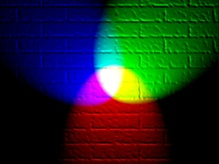
#> input picture MODULE 2/rgb.jpeg, 219 x 164 px, shrunk from 400 x 300 before the run, found by its file name
$ python rgb_is_diffrent_drom_bgr.py
#> lines starting #> are read from the running program, lines starting #| are printed output that depends on the picture
# -*- coding: utf-8 -*-
"""RGB IS DIFFRENT DROM BGR.ipynb

Automatically generated by Colab.

Original file is located at
    https://colab.research.google.com/drive/1AaQwL0rVD5Y_BomfqiQo7gu9zVi_rOWp
"""

import cv2 as cv

import numpy as np

import matplotlib.pyplot as plt

"""# Loading the image"""

img=cv.imread('/content/rgb.jpeg')
#> img is the input picture: shape (164, 219, 3); mean B, G, R 37.9, 42.1, 30.4


plt.imshow(img)


"""# CONVERT BGR TO RGB"""

img=cv.cvtColor(img,cv.COLOR_BGR2RGB)

plt.imshow(img)

img=cv.cvtColor(img,cv.COLOR_RGB2BGR)

plt.imshow(img)

img=cv.cvtColor(img,cv.COLOR_BGR2RGB)

plt.imshow(img)

img=cv.cvtColor(img,cv.COLOR_BGR2RGB)

plt.imshow(img)

img=cv.cvtColor(img,cv.COLOR_BGR2RGB)

plt.imshow(img)

img = cv.imread('Transition.jpg')
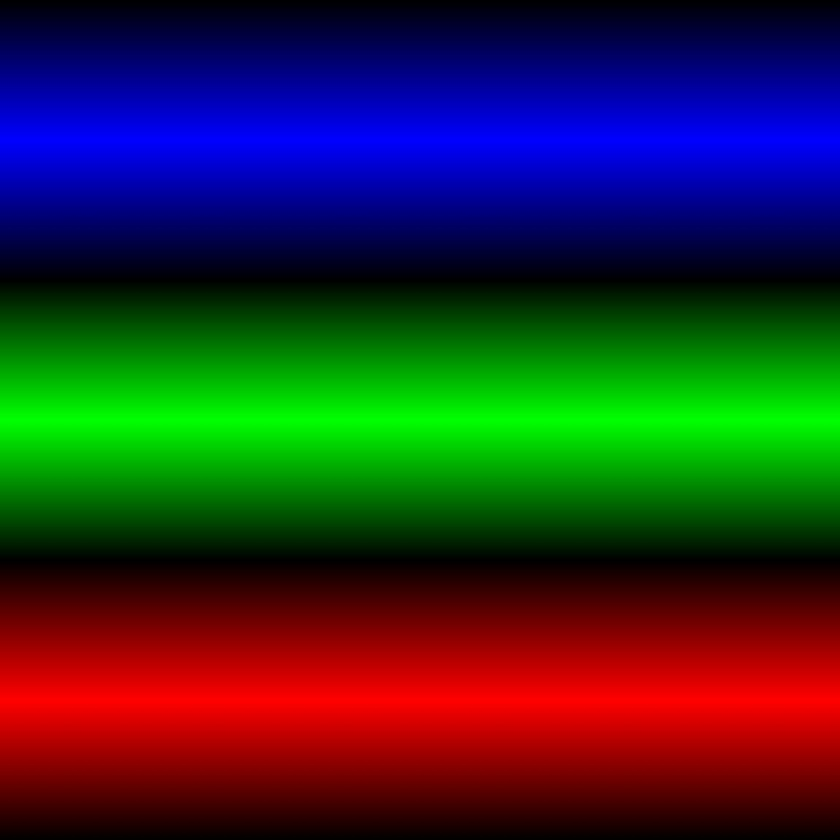
#> input picture MODULE 2/Transition.jpg, 840 x 840 px, shrunk from 1536 x 1536 before the run
#> img is the input picture: shape (840, 840, 3); mean B, G, R 42.7, 42.9, 42.7

plt.imshow(img)

img = cv.cvtColor(img, cv.COLOR_RGB2BGR)

plt.imshow(img)
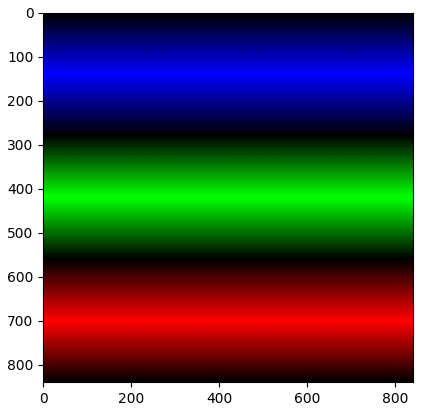
#> figure drawn by matplotlib, 1 panel; B, G, R data is drawn as R, G, B
